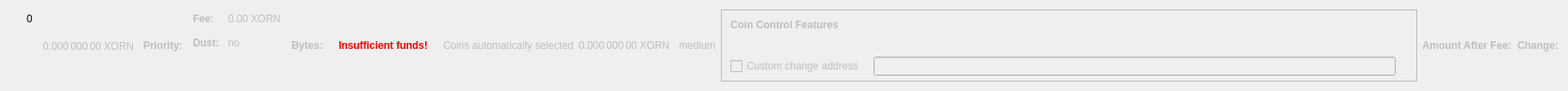
    <widget class="QWidget" name="dummyHideWidget" native="true">
     <property name="maximumSize">
      <size>
       <width>100</width>
       <height>22</height>
      </size>
     </property>
     <layout class="QHBoxLayout" name="dummyHideLayout">
      <item>
       <layout class="QFormLayout" name="formLayoutCoinControl1">
        <property name="horizontalSpacing">
         <number>10</number>
        </property>
        <property name="verticalSpacing">
         <number>14</number>
        </property>
        <property name="leftMargin">
         <number>10</number>
        </property>
        <property name="topMargin">
         <number>4</number>
        </property>
        <property name="rightMargin">
         <number>6</number>
        </property>
        <item row="0" column="1">
         <widget class="QLabel" name="labelCoinControlBytes">
          <property name="cursor">
           <cursorShape>IBeamCursor</cursorShape>
          </property>
          <property name="contextMenuPolicy">
           <enum>Qt::ActionsContextMenu</enum>
          </property>
          <property name="text">
           <string notr="true">0</string>
          </property>
          <property name="textInteractionFlags">
           <set>Qt::LinksAccessibleByMouse|Qt::TextSelectableByKeyboard|Qt::TextSelectableByMouse</set>
          </property>
         </widget>
        </item>
       </layout>
      </item>
      <item>
       <widget class="QLabel" name="labelCoinControlAfterFee">
        <property name="enabled">
         <bool>false</bool>
        </property>
        <property name="sizePolicy">
         <sizepolicy hsizetype="Fixed" vsizetype="Fixed">
          <horstretch>0</horstretch>
          <verstretch>0</verstretch>
         </sizepolicy>
        </property>
        <property name="minimumSize">
         <size>
          <width>111</width>
          <height>12</height>
         </size>
        </property>
        <property name="maximumSize">
         <size>
          <width>111</width>
          <height>12</height>
         </size>
        </property>
        <property name="cursor">
         <cursorShape>IBeamCursor</cursorShape>
        </property>
        <property name="contextMenuPolicy">
         <enum>Qt::ActionsContextMenu</enum>
        </property>
        <property name="text">
         <string notr="true">0.000 000 00 XORN</string>
        </property>
        <property name="textInteractionFlags">
         <set>Qt::LinksAccessibleByMouse|Qt::TextSelectableByKeyboard|Qt::TextSelectableByMouse</set>
        </property>
       </widget>
      </item>
      <item>
       <widget class="QLabel" name="labelCoinControlPriorityText">
        <property name="enabled">
         <bool>false</bool>
        </property>
        <property name="font">
         <font>
          <weight>75</weight>
          <bold>true</bold>
         </font>
        </property>
        <property name="text">
         <string>Priority:</string>
        </property>
       </widget>
      </item>
      <item>
       <layout class="QHBoxLayout" name="horizontalLayout"/>
      </item>
      <item>
       <layout class="QFormLayout" name="formLayoutCoinControl3">
        <property name="horizontalSpacing">
         <number>10</number>
        </property>
        <property name="verticalSpacing">
         <number>14</number>
        </property>
        <property name="leftMargin">
         <number>6</number>
        </property>
        <property name="topMargin">
         <number>4</number>
        </property>
        <property name="rightMargin">
         <number>6</number>
        </property>
        <item row="0" column="0">
         <widget class="QLabel" name="labelCoinControlFeeText">
          <property name="enabled">
           <bool>false</bool>
          </property>
          <property name="font">
           <font>
            <weight>75</weight>
            <bold>true</bold>
           </font>
          </property>
          <property name="text">
           <string>Fee:</string>
          </property>
          <property name="margin">
           <number>0</number>
          </property>
         </widget>
        </item>
        <item row="0" column="1">
         <widget class="QLabel" name="labelCoinControlFee">
          <property name="enabled">
           <bool>false</bool>
          </property>
          <property name="cursor">
           <cursorShape>IBeamCursor</cursorShape>
          </property>
          <property name="contextMenuPolicy">
           <enum>Qt::ActionsContextMenu</enum>
          </property>
          <property name="text">
           <string notr="true">0.00 XORN</string>
          </property>
          <property name="textInteractionFlags">
           <set>Qt::LinksAccessibleByMouse|Qt::TextSelectableByKeyboard|Qt::TextSelectableByMouse</set>
          </property>
         </widget>
        </item>
        <item row="1" column="0">
         <widget class="QLabel" name="labelCoinControlLowOutputText">
          <property name="enabled">
           <bool>false</bool>
          </property>
          <property name="font">
           <font>
            <weight>75</weight>
            <bold>true</bold>
           </font>
          </property>
          <property name="text">
           <string>Dust:</string>
          </property>
         </widget>
        </item>
        <item row="1" column="1">
         <widget class="QLabel" name="labelCoinControlLowOutput">
          <property name="enabled">
           <bool>false</bool>
          </property>
          <property name="cursor">
           <cursorShape>IBeamCursor</cursorShape>
          </property>
          <property name="contextMenuPolicy">
           <enum>Qt::ActionsContextMenu</enum>
          </property>
          <property name="text">
           <string>no</string>
          </property>
          <property name="textInteractionFlags">
           <set>Qt::LinksAccessibleByMouse|Qt::TextSelectableByKeyboard|Qt::TextSelectableByMouse</set>
          </property>
         </widget>
        </item>
       </layout>
      </item>
      <item>
       <widget class="QLabel" name="labelCoinControlBytesText">
        <property name="enabled">
         <bool>false</bool>
        </property>
        <property name="font">
         <font>
          <weight>75</weight>
          <bold>true</bold>
         </font>
        </property>
        <property name="text">
         <string>Bytes:</string>
        </property>
       </widget>
      </item>
      <item>
       <layout class="QFormLayout" name="formLayoutCoinControl2">
        <property name="horizontalSpacing">
         <number>10</number>
        </property>
        <property name="verticalSpacing">
         <number>14</number>
        </property>
        <property name="leftMargin">
         <number>6</number>
        </property>
        <property name="topMargin">
         <number>4</number>
        </property>
        <property name="rightMargin">
         <number>6</number>
        </property>
       </layout>
      </item>
      <item>
       <layout class="QHBoxLayout" name="horizontalLayoutCoinControl2">
        <property name="spacing">
         <number>8</number>
        </property>
        <property name="bottomMargin">
         <number>10</number>
        </property>
       </layout>
      </item>
      <item>
       <widget class="QLabel" name="labelCoinControlInsuffFunds">
        <property name="enabled">
         <bool>false</bool>
        </property>
        <property name="minimumSize">
         <size>
          <width>0</width>
          <height>0</height>
         </size>
        </property>
        <property name="font">
         <font>
          <weight>75</weight>
          <bold>true</bold>
         </font>
        </property>
        <property name="styleSheet">
         <string notr="true">color:red;font-weight:bold;</string>
        </property>
        <property name="text">
         <string>Insufficient funds!</string>
        </property>
        <property name="margin">
         <number>5</number>
        </property>
       </widget>
      </item>
      <item>
       <layout class="QFormLayout" name="formLayoutCoinControl4">
        <property name="horizontalSpacing">
         <number>10</number>
        </property>
        <property name="verticalSpacing">
         <number>14</number>
        </property>
        <property name="leftMargin">
         <number>6</number>
        </property>
        <property name="topMargin">
         <number>4</number>
        </property>
        <property name="rightMargin">
         <number>6</number>
        </property>
       </layout>
      </item>
      <item>
       <widget class="QLabel" name="labelCoinControlAutomaticallySelected">
        <property name="enabled">
         <bool>false</bool>
        </property>
        <property name="sizePolicy">
         <sizepolicy hsizetype="Fixed" vsizetype="Fixed">
          <horstretch>0</horstretch>
          <verstretch>0</verstretch>
         </sizepolicy>
        </property>
        <property name="minimumSize">
         <size>
          <width>0</width>
          <height>0</height>
         </size>
        </property>
        <property name="maximumSize">
         <size>
          <width>240</width>
          <height>16777215</height>
         </size>
        </property>
        <property name="text">
         <string>Coins automatically selected</string>
        </property>
        <property name="margin">
         <number>5</number>
        </property>
       </widget>
      </item>
      <item>
       <widget class="QLabel" name="labelCoinControlChange">
        <property name="enabled">
         <bool>false</bool>
        </property>
        <property name="sizePolicy">
         <sizepolicy hsizetype="Fixed" vsizetype="Fixed">
          <horstretch>0</horstretch>
          <verstretch>0</verstretch>
         </sizepolicy>
        </property>
        <property name="minimumSize">
         <size>
          <width>111</width>
          <height>0</height>
         </size>
        </property>
        <property name="maximumSize">
         <size>
          <width>111</width>
          <height>16777215</height>
         </size>
        </property>
        <property name="cursor">
         <cursorShape>IBeamCursor</cursorShape>
        </property>
        <property name="contextMenuPolicy">
         <enum>Qt::ActionsContextMenu</enum>
        </property>
        <property name="text">
         <string notr="true">0.000 000 00 XORN</string>
        </property>
        <property name="textInteractionFlags">
         <set>Qt::LinksAccessibleByMouse|Qt::TextSelectableByKeyboard|Qt::TextSelectableByMouse</set>
        </property>
       </widget>
      </item>
      <item>
       <widget class="QLabel" name="labelCoinControlPriority">
        <property name="enabled">
         <bool>false</bool>
        </property>
        <property name="cursor">
         <cursorShape>IBeamCursor</cursorShape>
        </property>
        <property name="contextMenuPolicy">
         <enum>Qt::ActionsContextMenu</enum>
        </property>
        <property name="text">
         <string>medium</string>
        </property>
        <property name="textInteractionFlags">
         <set>Qt::LinksAccessibleByMouse|Qt::TextSelectableByKeyboard|Qt::TextSelectableByMouse</set>
        </property>
       </widget>
      </item>
      <item>
       <widget class="QFrame" name="frameCoinControl">
        <property name="sizePolicy">
         <sizepolicy hsizetype="Expanding" vsizetype="Expanding">
          <horstretch>0</horstretch>
          <verstretch>0</verstretch>
         </sizepolicy>
        </property>
        <property name="maximumSize">
         <size>
          <width>16777215</width>
          <height>16777215</height>
         </size>
        </property>
        <property name="frameShape">
         <enum>QFrame::StyledPanel</enum>
        </property>
        <property name="frameShadow">
         <enum>QFrame::Sunken</enum>
        </property>
        <layout class="QVBoxLayout" name="verticalLayoutCoinControl2_2">
         <property name="spacing">
          <number>0</number>
         </property>
         <property name="leftMargin">
          <number>0</number>
         </property>
         <property name="topMargin">
          <number>0</number>
         </property>
         <property name="rightMargin">
          <number>0</number>
         </property>
         <property name="bottomMargin">
          <number>6</number>
         </property>
         <item>
          <layout class="QVBoxLayout" name="verticalLayoutCoinControl" stretch="0,0,0,1">
           <property name="spacing">
            <number>0</number>
           </property>
           <property name="leftMargin">
            <number>10</number>
           </property>
           <property name="topMargin">
            <number>10</number>
           </property>
           <item>
            <layout class="QHBoxLayout" name="horizontalLayoutCoinControl1">
             <property name="bottomMargin">
              <number>15</number>
             </property>
             <item>
              <widget class="QLabel" name="labelCoinControlFeatures">
               <property name="enabled">
                <bool>false</bool>
               </property>
               <property name="sizePolicy">
                <sizepolicy hsizetype="Preferred" vsizetype="Maximum">
                 <horstretch>0</horstretch>
                 <verstretch>0</verstretch>
                </sizepolicy>
               </property>
               <property name="font">
                <font>
                 <weight>75</weight>
                 <bold>true</bold>
                </font>
               </property>
               <property name="styleSheet">
                <string notr="true">font-weight:bold;</string>
               </property>
               <property name="text">
                <string>Coin Control Features</string>
               </property>
              </widget>
             </item>
            </layout>
           </item>
           <item>
            <widget class="QWidget" name="widgetCoinControl" native="true">
             <property name="sizePolicy">
              <sizepolicy hsizetype="Preferred" vsizetype="Preferred">
               <horstretch>0</horstretch>
               <verstretch>0</verstretch>
              </sizepolicy>
             </property>
             <property name="minimumSize">
              <size>
               <width>0</width>
               <height>0</height>
              </size>
             </property>
             <property name="styleSheet">
              <string notr="true"/>
             </property>
             <layout class="QHBoxLayout" name="horizontalLayoutCoinControl5_2">
              <property name="leftMargin">
               <number>0</number>
              </property>
              <property name="topMargin">
               <number>0</number>
              </property>
              <property name="rightMargin">
               <number>0</number>
              </property>
              <property name="bottomMargin">
               <number>0</number>
              </property>
              <item>
               <layout class="QHBoxLayout" name="horizontalLayoutCoinControl3">
                <property name="spacing">
                 <number>20</number>
                </property>
                <property name="topMargin">
                 <number>0</number>
                </property>
                <property name="bottomMargin">
                 <number>10</number>
                </property>
               </layout>
              </item>
             </layout>
            </widget>
           </item>
           <item>
            <layout class="QHBoxLayout" name="horizontalLayoutCoinControl4" stretch="0,0,0">
             <property name="spacing">
              <number>12</number>
             </property>
             <property name="sizeConstraint">
              <enum>QLayout::SetDefaultConstraint</enum>
             </property>
             <property name="topMargin">
              <number>5</number>
             </property>
             <property name="rightMargin">
              <number>5</number>
             </property>
             <item>
              <widget class="QCheckBox" name="checkBoxCoinControlChange">
               <property name="enabled">
                <bool>false</bool>
               </property>
               <property name="toolTip">
                <string>If this is activated, but the change address is empty or invalid, change will be sent to a newly generated address.</string>
               </property>
               <property name="text">
                <string>Custom change address</string>
               </property>
              </widget>
             </item>
             <item>
              <widget class="QValidatedLineEdit" name="lineEditCoinControlChange">
               <property name="enabled">
                <bool>false</bool>
               </property>
               <property name="sizePolicy">
                <sizepolicy hsizetype="Expanding" vsizetype="Fixed">
                 <horstretch>0</horstretch>
                 <verstretch>0</verstretch>
                </sizepolicy>
               </property>
              </widget>
             </item>
             <item>
              <widget class="QLabel" name="labelCoinControlChangeLabel_2">
               <property name="sizePolicy">
                <sizepolicy hsizetype="Preferred" vsizetype="Expanding">
                 <horstretch>0</horstretch>
                 <verstretch>0</verstretch>
                </sizepolicy>
               </property>
               <property name="minimumSize">
                <size>
                 <width>0</width>
                 <height>0</height>
                </size>
               </property>
               <property name="text">
                <string/>
               </property>
               <property name="margin">
                <number>3</number>
               </property>
              </widget>
             </item>
            </layout>
           </item>
           <item>
            <spacer name="verticalSpacerCoinControl">
             <property name="orientation">
              <enum>Qt::Vertical</enum>
             </property>
             <property name="sizeHint" stdset="0">
              <size>
               <width>800</width>
               <height>1</height>
              </size>
             </property>
            </spacer>
           </item>
          </layout>
         </item>
        </layout>
       </widget>
      </item>
      <item>
       <widget class="QLabel" name="labelCoinControlAfterFeeText">
        <property name="enabled">
         <bool>false</bool>
        </property>
        <property name="minimumSize">
         <size>
          <width>0</width>
          <height>0</height>
         </size>
        </property>
        <property name="maximumSize">
         <size>
          <width>16777215</width>
          <height>16777215</height>
         </size>
        </property>
        <property name="font">
         <font>
          <weight>75</weight>
          <bold>true</bold>
         </font>
        </property>
        <property name="text">
         <string>Amount After Fee:</string>
        </property>
        <property name="alignment">
         <set>Qt::AlignLeading|Qt::AlignLeft|Qt::AlignVCenter</set>
        </property>
        <property name="margin">
         <number>0</number>
        </property>
       </widget>
      </item>
      <item>
       <widget class="QLabel" name="labelCoinControlChangeText">
        <property name="enabled">
         <bool>false</bool>
        </property>
        <property name="sizePolicy">
         <sizepolicy hsizetype="Preferred" vsizetype="Preferred">
          <horstretch>0</horstretch>
          <verstretch>0</verstretch>
         </sizepolicy>
        </property>
        <property name="minimumSize">
         <size>
          <width>0</width>
          <height>0</height>
         </size>
        </property>
        <property name="maximumSize">
         <size>
          <width>16777215</width>
          <height>16777215</height>
         </size>
        </property>
        <property name="font">
         <font>
          <weight>75</weight>
          <bold>true</bold>
         </font>
        </property>
        <property name="text">
         <string>Change:</string>
        </property>
        <property name="alignment">
         <set>Qt::AlignLeading|Qt::AlignLeft|Qt::AlignVCenter</set>
        </property>
       </widget>
      </item>
     </layout>
    </widget>
